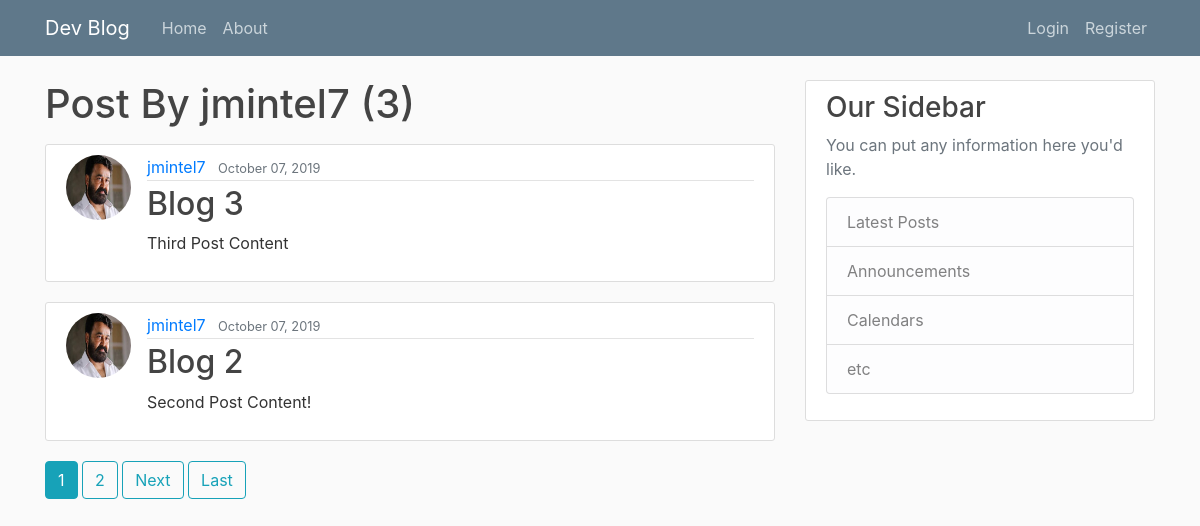
The page //user/jmintel7/ on the database as committed earlier.
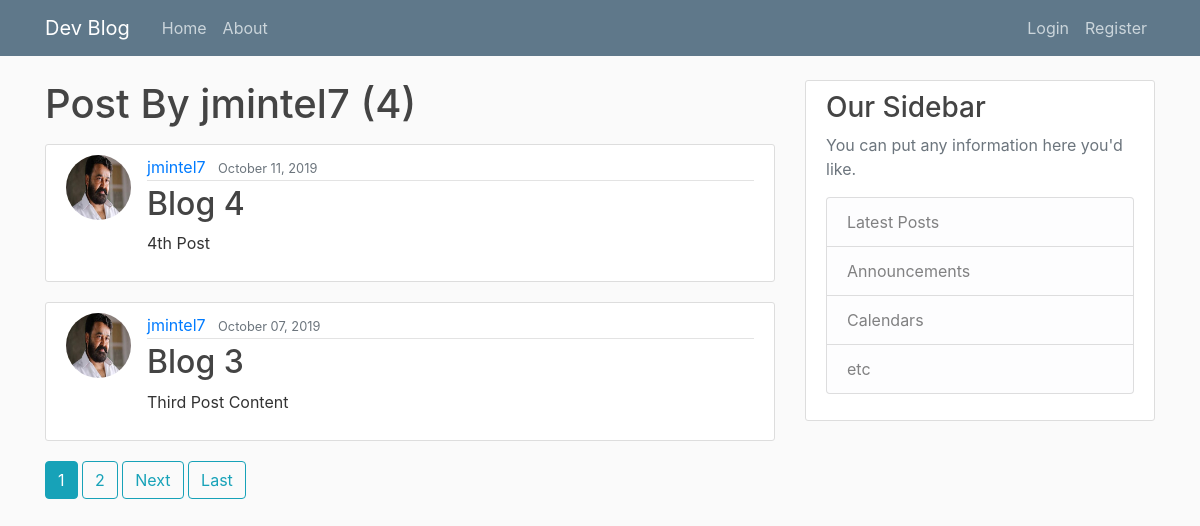
The same page on the database as committed later.
### blog/models.py (models this page shows, shortened)
class Post(models.Model):
    title = models.CharField(max_length=100)
    content = models.TextField()
    date_posted = models.DateTimeField(default=timezone.now)
    author = models.ForeignKey(User, on_delete=models.CASCADE)

### users/models.py (models this page shows, shortened)
class Profile(models.Model):
    user = models.OneToOneField(User, on_delete=models.CASCADE)
    image = models.ImageField(default='default.jpg', upload_to= 'profile_pics/')

### blog/views.py (the view)
# urls.py: path('/user/<str:username>/', UserPostListView.as_view(), name='user-posts'),
class UserPostListView(ListView):
    model = Post
    template_name = 'blog/user_posts.html' # <app>/<model>_<viewtype>.html
    context_object_name = 'posts'
    ordering = ['-date_posted']
    paginate_by = 2
    def get_queryset(self):
        user = get_object_or_404(User, username = self.kwargs.get('username'))
        return Post.objects.filter(author = user).order_by('-date_posted')

### blog/templates/blog/user_posts.html (shortened to what this page needs)
{% extends 'blog/base.html' %}
{% block content %}
    <h1 class="mb-3">Post By {{ view.kwargs.username }} ({{ page_obj.paginator.count }})</h1>
    {% for post in posts %}
        <article class="media content-section">
            <img class="rounded-circle article-img" src="{{ post.author.profile.image.url }}">
            <div class="media-body">
                <div class="article-metadata">
                      <a class="mr-2" href="{% url 'user-posts' post.author.username %}">{{ post.author }}</a>
                      <small class="text-muted">{{ post.date_posted|date:"F d, Y" }}</small>
                </div>
                <h2><a class="article-title" href="{% url 'post-detail' post.id %}">{{ post.title }}</a></h2>
                <p class="article-content">{{ post.content }}</p>
            </div>
        </article>
    {% endfor %}
    {% if is_paginated %}
        {% for num in page_obj.paginator.page_range %}
            {% if page_obj.number == num %}
                <a class="btn btn-info mb-4" href="?page={{ num }}">{{ num }}</a>
            {% elif num > page_obj.number|add:'-3' and num < page_obj.number|add:'3' %}
                <a class="btn btn-outline-info mb-4" href="?page={{ num }}">{{ num }}</a>
            {% endif %}
        {% endfor %}
        {% if page_obj.has_next %}
            <a class="btn btn-outline-info mb-4" href="?page={{ page_obj.next_page_number }}">Next</a>
            <a class="btn btn-outline-info mb-4" href="?page={{ page_obj.paginator.num_pages }}">Last </a>
        {% endif %}
    {% endif %}
{% endblock content %}

### blog/templates/blog/base.html (shortened to what this page needs)
{% load static %}
<!DOCTYPE html>
<html lang="en">
<head>
    <link rel="stylesheet" href="https://maxcdn.bootstrapcdn.com/bootstrap/4.0.0/css/bootstrap.min.css">
    <link rel="stylesheet" type="text/css" href="{% static 'blog/main.css' %}">
</head>
<body>
    <header class="site-header">
      <nav class="navbar navbar-expand-md navbar-dark bg-steel fixed-top">
        <div class="container">
          <a class="navbar-brand mr-4" href="{% url 'blog-home' %}">Dev Blog</a>
          <div class="collapse navbar-collapse" id="navbarToggle">
            <div class="navbar-nav mr-auto">
              <a class="nav-item nav-link" href="{% url 'blog-home' %}">Home</a>
              <a class="nav-item nav-link" href="{% url 'blog-about' %}">About</a>
            </div>
            <div class="navbar-nav">
                {% if user.is_authenticated %}
                    <a class="nav-item nav-link" href="{% url 'post-create' %}">New Post</a>
                    <a class="nav-item nav-link" href="{% url 'profile' %}">Profile</a>
                    <a class="nav-item nav-link" href="{% url 'logout' %}">Logout</a>
                {% else %}
                    <a class="nav-item nav-link" href="{% url 'login' %}">Login</a>
                    <a class="nav-item nav-link" href="{% url 'register' %}">Register</a>
                {% endif %}
            </div>
          </div>
        </div>
      </nav>
    </header>
    <main role="main" class="container">
      <div class="row">
        <div class="col-md-8">
            {% block content %}{% endblock %}
        </div>
        <div class="col-md-4">
          <div class="content-section">
            <h3>Our Sidebar</h3>
            <p class='text-muted'>You can put any information here you'd like.
              <ul class="list-group">
                <li class="list-group-item list-group-item-light">Latest Posts</li>
                <li class="list-group-item list-group-item-light">Announcements</li>
                <li class="list-group-item list-group-item-light">Calendars</li>
                <li class="list-group-item list-group-item-light">etc</li>
              </ul>
            </p>
          </div>
        </div>
      </div>
    </main>
</body>
</html>

### blog/static/blog/main.css (style rules this page uses)
body { background: #fafafa; color: #333333; margin-top: 5rem; }
h1, h2, h3, h4, h5, h6 { color: #444444; }
ul { margin: 0; }
.bg-steel { background-color: #5f788a; }
.site-header .navbar-nav .nav-link { color: #cbd5db; }
.content-section { background: #ffffff; padding: 10px 20px; border: 1px solid #dddddd; border-radius: 3px; margin-bottom: 20px; }
.article-title { color: #444444; }
.article-content { white-space: pre-line; }
.article-img { height: 65px; width: 65px; margin-right: 16px; }
.article-metadata { padding-bottom: 1px; margin-bottom: 4px; border-bottom: 1px solid #e3e3e3 }

Rows that differ between the two databases and show on the page:
no longer on this page (row unchanged): Post: author.profile.image (picture), author "jmintel7", date_posted "October 07, 2019", title "Blog 2", content "Second Post Content!"
added Post: author.profile.image (picture), author "jmintel7", date_posted "October 11, 2019", title "Blog 4", content "4th Post"
Other text that changed with them:
{{ page_obj.paginator.count }}: "3" → "4"
